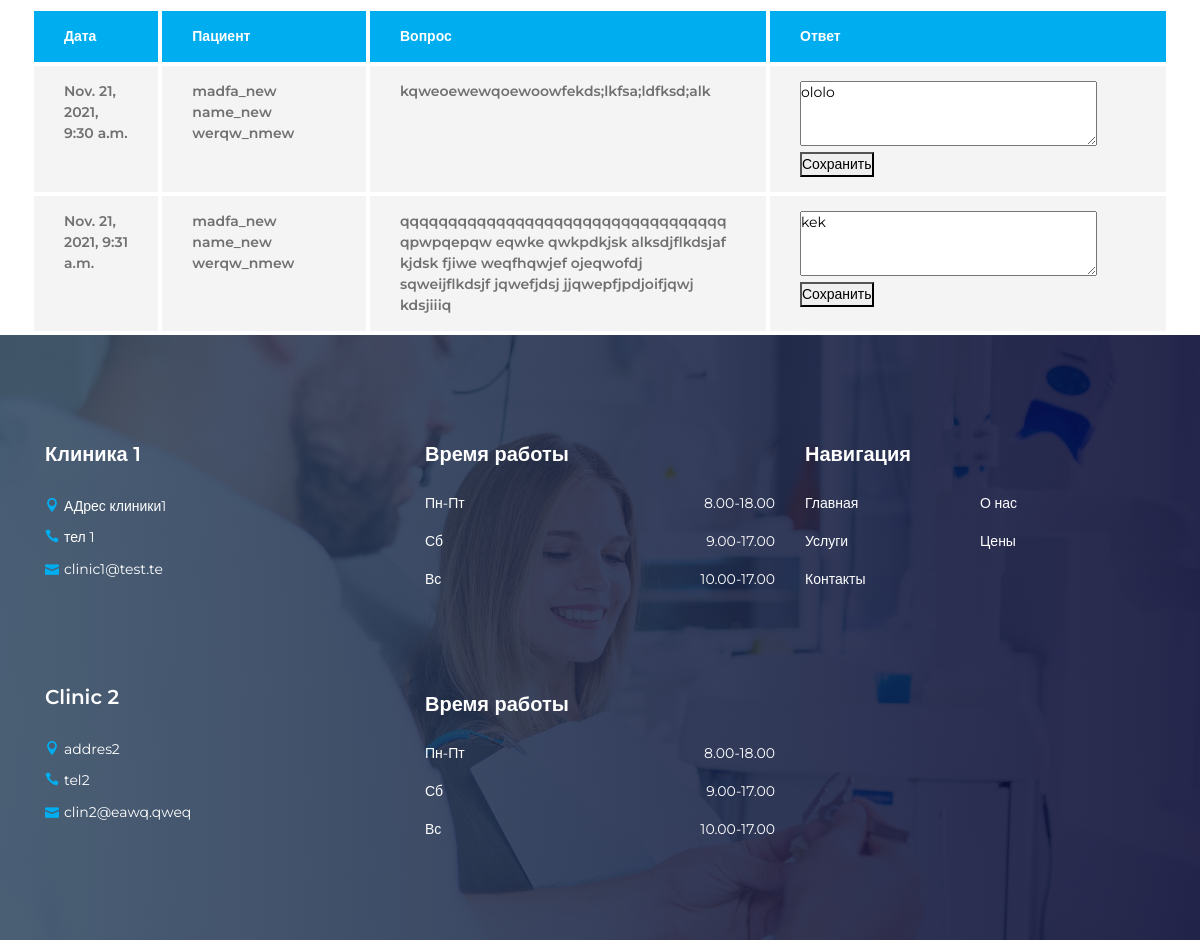
Before: /cabinet/7 (lower part) with the older database file.
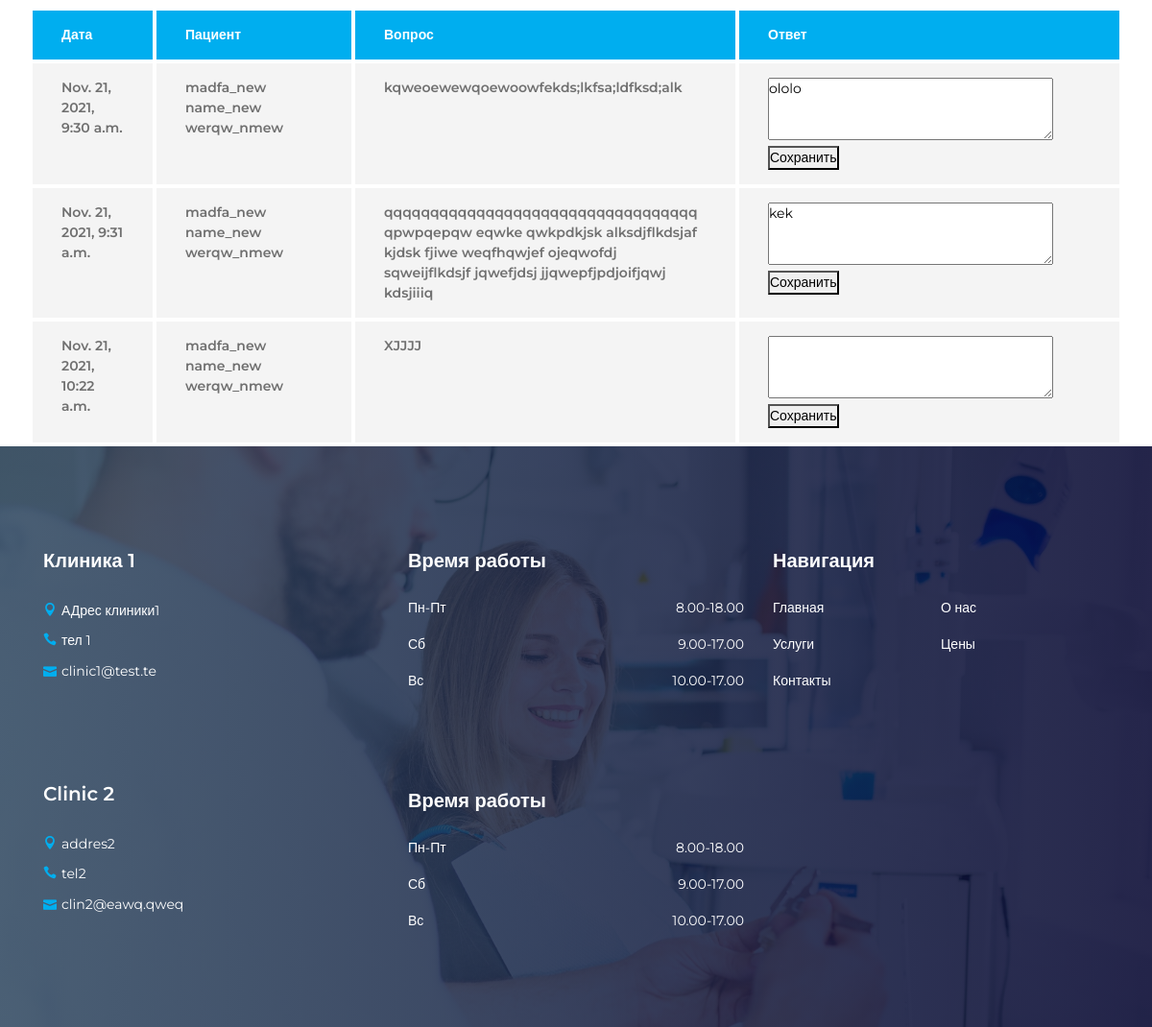
After: the same page with the newer database file.
### website/models.py (models this page shows, shortened)
class DoctorQuestion(models.Model):
    doctor = models.ForeignKey(DoctorCard,
                               on_delete=models.CASCADE,
                               verbose_name='доктор')
    client = models.ForeignKey(Client,
                               on_delete=models.CASCADE,
                               verbose_name='клиент')
    date = models.DateTimeField(auto_now_add=True,
                                editable=False,
                                verbose_name='Когда был задан')
    text = models.TextField(verbose_name='вопрос')
    answer = models.TextField(verbose_name='ответ')
    is_answered = models.BooleanField(default=False)

class Client(models.Model):
    user = models.OneToOneField(User,
                                on_delete=models.CASCADE)
    phone = models.CharField(max_length=32,
                             verbose_name='Номер телефона',
                             unique=True)
    email = models.EmailField(verbose_name='Почта/email',
                              unique=True)
    address = models.TextField(null=True,
                               blank=True,
                               verbose_name='Физический адресс клиента')
    first_name = models.CharField(max_length=128,
                                  verbose_name='Имя')
    last_name = models.CharField(max_length=128,
                                 verbose_name='Фамилия')
    patronymic = models.CharField(max_length=128,
                                  verbose_name='Отчсество',
                                  null=True,
                                  blank=True)
    special_message = models.TextField(null=True,
                                       blank=True,
                                       verbose_name='Специальное сообзение от администрации')
    def __str__(self):
        return f'{self.last_name} {self.first_name} {self.patronymic}'

class AboutUs(models.Model):
    image = models.ImageField(upload_to='website/',
                              blank=True,
                              null=True,
                              verbose_name='Изображение')
    title = models.CharField(max_length=128, verbose_name='Название')
    content = models.TextField(verbose_name='Описание')
    address = models.CharField(max_length=256,
                               verbose_name='адрес')
    phone = models.CharField(max_length=32,
                             verbose_name='Номер телефона')
    email = models.EmailField(verbose_name='Почта/email',
                              unique=False,
                              blank=False)
    map_iframe = models.TextField(help_text="ссылка на встраивание карт")
    class Meta:
        verbose_name = 'клиника'
        verbose_name_plural = 'клиники'

### website/views.py (the view, shortened to what this page needs)
# urls.py: path('cabinet/<int:user_id>', views.cabinet, name='cabinet_page'),
def cabinet(request, user_id):
    about_us = AboutUs.objects.all()
    if Client.objects.filter(user_id=user_id).exists():
        client = Client.objects.get(user_id=user_id)
        questions = DoctorQuestion.objects.filter(client=client).order_by('id').reverse()[:5]
        if request.method == 'POST':
            client.first_name = request.POST['name']
            client.last_name = request.POST['surname']
            client.patronymic = request.POST['patronymic']
            client.email = request.POST['email']
            client.phone = request.POST['tel']
            client.address = request.POST['address']
            client.save()
        user_appointment = Appointment.objects.filter(client=client)
        return render(request, 'cabinet.html', {'client': client,
                                                'user_appointment': user_appointment,
                                                'about_us': about_us,
                                                'questions': questions})
    elif DoctorCard.objects.filter(user_id=user_id).exists():
        doctor = DoctorCard.objects.get(user_id=user_id)
        quesions = DoctorQuestion.objects.filter(doctor=doctor).filter(is_answered=False)
        user_appointment = Appointment.objects.filter(doctor=doctor)
        return render(request, 'doctor_cabinet.html', {'doctor': doctor,
                                                       'user_appointment': user_appointment,
                                                       'about_us': about_us,
                                                       'questions': quesions})
    elif Administrator.objects.filter(user_id=user_id).exists():
        administrator = Administrator.objects.get(user_id=user_id)
        clients = Client.objects.all()
        return render(request, 'administrator_cabinet.html', {'about_us': about_us,
                                                              'administrator': administrator,
                                                              'clients': clients})

### website/models.py (called while the page is built)
    def __str__(self):
        return self.title

    def appointment_report(self):
        return reverse('appoinment_report_page', kwargs={'a_id': self.id})

### website/templates/doctor_cabinet.html (shortened to what this page needs)
{% extends 'base.html' %}
{% load static %}
{% block content %}
<section>
  <div class="container">
    <div class="row">
      <div class="col-12">
        <div class="appointment-form">
          <div class="row">
            <div class="col-12">
            </div>
            <div class="dento-price-table table-responsive">
              <table class="table table-borderless mb-0">
                <thead>
                  <th scope="col">Дата</th>
                  <th scope="col">Пациент</th>
                  <th scope="col" width="400px">Вопрос</th>
                  <th scope="col" width="400px">Ответ</th>
                </thead>
                {% for q in questions %}
                  <tbody>
                    <th scope="col">{{q.date}}</th>
                    <th scope="col">{{q.client}}</th>
                    <th scope="col" width="400px">{{q.text}}</th>
                    <th scope="col" width="400px">
                      <form action="" method="post" class="answer_question">
                        <textarea name="answer" cols="35" rows="3">{{q.answer}}</textarea>
                        <button type="submit">Сохранить</button>
                      </form>
                    </th>
                  </tbody>
                {% endfor %}
              </table>
            </div>
          </div>
        </div>
      </div>
    </div>
  </div>
</section>
{% endblock %}

### website/templates/base.html (shortened to what this page needs)
{% load static %}
<!DOCTYPE html>
<html lang="en">
<head>
  <link rel="stylesheet" href="{% static 'website/css/style.css' %}">
</head>
<body>
{% block content %}
{% endblock %}
  <footer class="footer-area bg-img bg-gradient-overlay" style="background-image: url({% static 'website/img/bg-img/3.jpg' %});">
    <div class="container">
      <div class="row">
        <div class="col-12 col-sm-6 col-lg-4">
          {% for clinic in about_us %}
            <div class="single-footer-widget">
            <h5 class="widget-title">{{ clinic.title }}</h5>
              <div class="footer-contact">
                <p><i class="icon_pin"></i>{{ clinic.address}}</p>
                <p><i class="icon_phone"></i>{{ clinic.phone }}</p>
                <p><i class="icon_mail"></i>{{ clinic.email }}</p>
              </div>
            </div>
          {% endfor %}
        </div>
        <div class="col-12 col-sm-6 col-lg">
          <div class="single-footer-widget">
            <h5 class="widget-title">Время работы</h5>
            <ul class="opening-hours">
              <li><span>Пн-Пт</span> <span>8.00-18.00</span></li>
              <li><span>Сб</span> <span>9.00-17.00</span></li>
              <li><span>Вс</span> <span>10.00-17.00</span></li>
            </ul>
          </div>
          <div class="single-footer-widget">
            <h5 class="widget-title">Время работы</h5>
            <ul class="opening-hours">
              <li><span>Пн-Пт</span> <span>8.00-18.00</span></li>
              <li><span>Сб</span> <span>9.00-17.00</span></li>
              <li><span>Вс</span> <span>10.00-17.00</span></li>
            </ul>
          </div>
        </div>
        <div class="col-12 col-sm-6 col-lg">
          <div class="single-footer-widget">
            <h5 class="widget-title">Навигация</h5>
            <nav>
              <ul class="quick-links">
                <li><a href="{% url 'home' %}">Главная</a></li>
                <li><a href="{% url 'about' %}">О нас</a></li>
                <li><a href="{% url 'service' %}">Услуги</a></li>
                <li><a href="{% url 'pricing' %}">Цены</a></li>
                <li><a href="{% url 'contact' %}">Контакты</a></li>
              </ul>
            </nav>
          </div>
        </div>
      </div>
    </div>
  </footer>
</body>
</html>

Changed rows visible on the page:
added DoctorQuestion: date "Nov. 21, 2021, 10:22 a.m.", client "madfa_new name_new werqw_nmew", text "XJJJJ"
